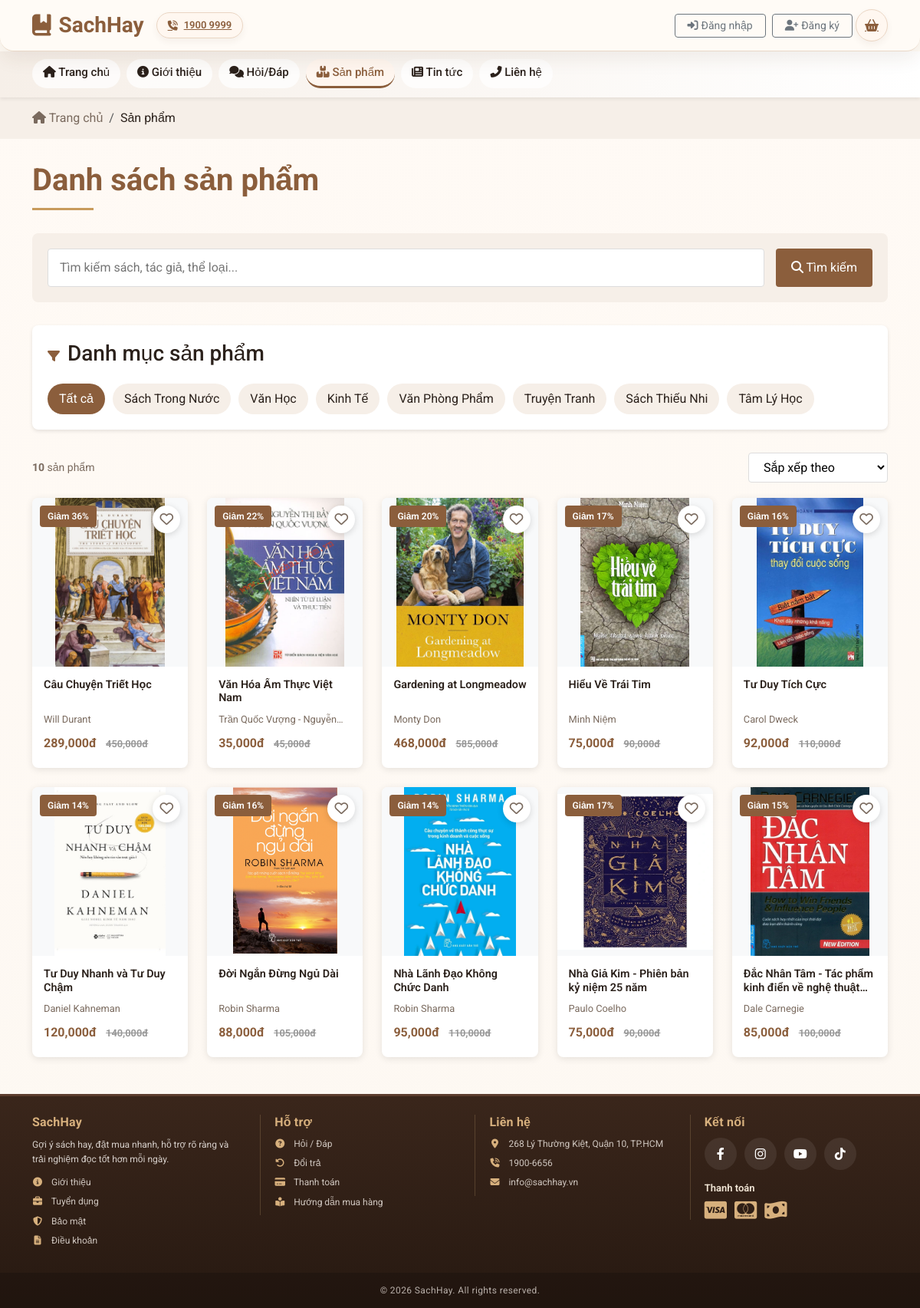
Page /index.php?url=product on the committed database.
### tables this page shows
CREATE TABLE `category` (
  `category_id` int(11) NOT NULL,
  `category_name` varchar(100) NOT NULL,
  `description` text DEFAULT NULL
);

CREATE TABLE `product` (
  `product_id` int(11) NOT NULL,
  `title` varchar(255) NOT NULL,
  `publisher` varchar(100) DEFAULT NULL,
  `published_date` date DEFAULT NULL COMMENT 'Date the product was published.',
  `supplier` varchar(100) DEFAULT NULL,
  `description` text DEFAULT NULL,
  `year` int(11) DEFAULT NULL,
  `language` varchar(50) DEFAULT NULL,
  `pages` int(11) DEFAULT NULL COMMENT 'Number of pages in the product.',
  `product_type` varchar(50) DEFAULT NULL,
  `stock_quantity` int(11) NOT NULL,
  `price` decimal(12,2) NOT NULL,
  `old_price` decimal(12,2) DEFAULT NULL COMMENT 'The original price before discount. NULL if not on sale.',
  `weight` decimal(10,2) DEFAULT NULL,
  `dimensions` varchar(50) DEFAULT NULL COMMENT 'Physical dimensions of the product (e.g., 13 x 20.5 cm).',
  `size` varchar(255) DEFAULT NULL
);

CREATE TABLE `product_image` (
  `product_id` int(11) NOT NULL,
  `image_url` varchar(255) NOT NULL,
  `ordinal_number` int(11) DEFAULT NULL,
  `upload_date` datetime DEFAULT NULL
);

CREATE TABLE `author_of_product` (
  `product_id` int(11) NOT NULL,
  `author_name` varchar(50) NOT NULL
);

### app/controllers/ProductController.php (called while the page is built, shortened)
<?php
class ProductController extends Controller
{
    private $productModel;
    private $categoryModel;
    public function __construct()
    {
        $this->productModel = $this->model('ProductModel');
        $this->categoryModel = $this->model('CategoryModel');
    }
    public function index()
    {
        $search = trim($_GET['search'] ?? '');
        $category_id = $_GET['category'] ?? '';
        $sort = $_GET['sort'] ?? '';
        $page = isset($_GET['page']) ? (int)$_GET['page'] : 1;
        $limit = 12;
        $offset = ($page - 1) * $limit;
        $options = [
            'search' => $search,
            'category_id' => $category_id,
            'sort' => $sort,
            'limit' => $limit,
            'offset' => $offset
        ];
        $products = $this->productModel->getFilteredProducts($options);
        $totalProducts = $this->productModel->countFilteredProducts($options);
        $totalPages = ceil($totalProducts / $limit);
        $categories = $this->categoryModel->getAllCategories();
        $wishlistIds = [];
        $data = [
            'title' => 'Danh sách sản phẩm - ' . APP_NAME,
            'page' => 'product',
            'products' => $products,
            'categories' => $categories,
            'search' => $search,
            'selectedCategory' => $category_id,
            'selectedSort' => $sort,
            'currentPage' => $page,
            'totalPages' => $totalPages,
            'totalProducts' => $totalProducts,
            'wishlistIds' => $wishlistIds
        ];
        $this->view('product/index', $data);
    }
}

### app/core/App.php (called while the page is built, shortened)
<?php
class App {
    protected $method = "index";
    public function __construct() {
        $url = $this->parseURL();
        if(isset($url[0]) && !empty($url[0])) {
            $controllerFile = APP_ROOT . '/controllers/' . ucfirst($url[0]) . 'Controller.php';
            if(file_exists($controllerFile)) {
                unset($url[0]);
            } else {
                $this->redirectToLanding();
                return;
            }
        }
        $this->controller = new $this->controller;
        $this->params = $url ? array_values($url) : [];
        call_user_func_array([$this->controller, $this->method], $this->params);
    }
    private function parseURL() {
        if(isset($_GET["url"])) {
            return explode('/', filter_var(rtrim($_GET['url'], '/'), FILTER_SANITIZE_URL));
        }
        return [];
    }
}

### public/index.php (called while the page is built, shortened)
<?php
$app = new App();

### app/models/ProductModel.php (called while the page is built, shortened)
<?php
class ProductModel extends DB
{
  public function getFilteredProducts($options = [])
  {
    $sort = $options['sort'] ?? '';
    $limit = $options['limit'] ?? 12;
    $offset = $options['offset'] ?? 0;
    $sql = "SELECT
                p.*,
                pi.image_url,
                aop.author_name as author
            FROM product p
            LEFT JOIN (
                SELECT product_id, image_url
                FROM product_image
                GROUP BY product_id
            ) AS pi ON p.product_id = pi.product_id
            LEFT JOIN author_of_product aop ON p.product_id = aop.product_id
            LEFT JOIN category_product cp ON p.product_id = cp.product_id";
    $params = [];
    $whereClauses = [];
    $sql .= " GROUP BY p.product_id";
    $orderClause = " ORDER BY p.product_id DESC";
    $sql .= $orderClause;
    $sql .= " LIMIT " . (int)$limit . " OFFSET " . (int)$offset;
    $result = $this->query($sql, $params);
    return $result->fetchAll(PDO::FETCH_ASSOC);
  }
  public function countFilteredProducts($options = [])
  {
    $search = $options['search'] ?? '';
    $sql = "SELECT COUNT(DISTINCT p.product_id) as total
            FROM product p
            LEFT JOIN author_of_product aop ON p.product_id = aop.product_id
            LEFT JOIN category_product cp ON p.product_id = cp.product_id";
    $params = [];
    $whereClauses = [];
    $result = $this->query($sql, $params);
    return $result->fetch(PDO::FETCH_ASSOC)['total'] ?? 0;
  }
}

### app/core/DB.php (called while the page is built, shortened)
<?php
class DB
{
    public $con;
    public function __construct()
    {
        $this->host = DB_HOST;
        $this->username = DB_USER;
        $this->password = DB_PASS;
        $this->dbname = DB_NAME;
        $this->port = DB_PORT;
        try {
            $this->con = new PDO(
                "mysql:host={$this->host};port={$this->port};dbname={$this->dbname};charset=utf8mb4",
                $this->username,
                $this->password,
                [
                    PDO::ATTR_ERRMODE => PDO::ERRMODE_EXCEPTION,
                    PDO::ATTR_DEFAULT_FETCH_MODE => PDO::FETCH_ASSOC,
                    PDO::ATTR_EMULATE_PREPARES => false
                ]
            );
        } catch (PDOException $e) {
            die("Connection failed: " . $e->getMessage());
        }
    }
    public function query($sql, $params = [])
    {
        $stmt = $this->con->prepare($sql);
        $stmt->execute($params);
        return $stmt;
    }
}

### app/models/CategoryModel.php (called while the page is built, shortened)
<?php
class CategoryModel extends DB
{
  public function getAllCategories()
  {
    $sql = "SELECT * FROM category";
    $result = $this->query($sql);
    return $result->fetchAll(PDO::FETCH_ASSOC);
  }
}

### app/views/product/index.php (the view, shortened to what this page needs)
<?php require_once APP_ROOT . '/views/components/header.php'; ?>
<?php
$products = $products ?? [];
$categories = $categories ?? [];
$wishlistIds = $wishlistIds ?? [];
$search = $search ?? '';
$selectedCategory = $selectedCategory ?? '';
$totalProducts = $totalProducts ?? 0;
?>
<div class="breadcrumb-section">
    <div class="container">
        <nav aria-label="breadcrumb">
            <ol class="breadcrumb">
                <li class="breadcrumb-item"><a href="<?= BASE_URL ?>"><i class="fas fa-home"></i> Trang chủ</a></li>
                <li class="breadcrumb-item active" aria-current="page">Sản phẩm</li>
            </ol>
        </nav>
    </div>
</div>
<div class="container">
    <h1 class="page-title">Danh sách sản phẩm</h1>
    <div class="search-section">
        <form method="GET" action="<?= BASE_URL ?>product" class="search-form">
            <div class="search-input">
                <input type="text"
                    name="search"
                    placeholder="Tìm kiếm sách, tác giả, thể loại..."
                    value="<?= htmlspecialchars($search ?? '') ?>">
            </div>
            <button type="submit" class="btn" style="background-color: var(--sachhay-red); color: white; border: none; padding: 8px 20px; border-radius: 4px;">
                <i class="fas fa-search"></i> Tìm kiếm
            </button>
        </form>
    </div>
    <div class="filter-section">
        <div class="filter-title">
            <i class="fas fa-filter"></i>
            <h3>Danh mục sản phẩm</h3>
        </div>
        <div class="category-filter">
            <a href="?category=all" class="category-btn <?= $selectedCategory == 'all' || $selectedCategory == '' ? 'active' : '' ?>">Tất cả</a>
            <?php foreach ($categories as $cat):
            ?>
                <a href="?category=<?= $cat['category_id'] ?>" class="category-btn <?= $selectedCategory == $cat['category_id'] ? 'active' : '' ?>">
                    <?= htmlspecialchars($cat['category_name']) ?>
                </a>
            <?php endforeach;
            ?>
        </div>
    </div>
    <div class="sort-section">
        <div class="results-info">
            <strong><?= $totalProducts ?></strong> sản phẩm
        </div>
        <div class="sort-options">
            <select name="sort" id="sortSelect" onchange="handleSortChange(this.value)">
                <option value="">Sắp xếp theo</option>
            </select>
        </div>
    </div>
    <?php if (!empty($products)):
    ?>
        <div class="product-grid">
            <?php foreach ($products as $product):
                $isDiscounted = isset($product['old_price']) && $product['old_price'] > $product['price'];
                $discountPercentage = $isDiscounted ? round(100 - ($product['price'] / $product['old_price']) * 100) : 0;
                $isInWishlist = in_array($product['product_id'], $wishlistIds);
            ?>
                <a href="<?= BASE_URL ?>product/detail/<?= $product['product_id'] ?>" class="product-card">
                    <?php if ($isDiscounted):
                    ?>
                        <div class="product-badge">Giảm <?= $discountPercentage ?>%</div>
                    <?php endif;
                    ?>
                    <button class="btn-wishlist <?= $isInWishlist ? 'active' : '' ?>"
                        data-product-id="<?= $product['product_id'] ?>"
                        onclick="event.preventDefault(); toggleWishlist(this);"
                        title="<?= $isInWishlist ? 'Xóa khỏi yêu thích' : 'Thêm vào yêu thích' ?>">
                        <i class="<?= $isInWishlist ? 'fas' : 'far' ?> fa-heart"></i>
                    </button>
                    <div class="product-image">
                        <img src="<?= BASE_URL . $product['image_url'] ?>" alt="<?= htmlspecialchars($product['title']) ?>">
                    </div>
                    <div class="product-info">
                        <h3 class="product-title"><?= htmlspecialchars($product['title']) ?></h3>
                        <div class="product-author"><?= htmlspecialchars($product['author']) ?></div>
                        <div class="product-price">
                            <?= number_format($product['price']) ?>đ
                            <?php if ($isDiscounted):
                            ?>
                                <span class="product-old-price"><?= number_format($product['old_price']) ?>đ</span>
                            <?php endif;
                            ?>
                        </div>
                    </div>
                </a>
            <?php endforeach;
            ?>
        </div>
    <?php endif;
    ?>
</div>
<?php require_once APP_ROOT . '/views/components/footer.php'; ?>

### app/views/components/header.php (style rules this page uses)
:root { --sachhay-red: #8B5E3C; --sachhay-orange: #C89B5C; --sachhay-dark: #2B211B; --sachhay-gray: #7A6A5E; --sachhay-light-gray: #F6EFE8; --page-bg: #FDF8F2; --card-bg: #FFF9F3; --warm-border: #E5D3C2; }
body { font-family: 'Roboto', sans-serif; color: var(--sachhay-dark); background: linear-gradient(180deg, #fffaf5 0%, var(--page-bg) 100%); }

### app/views/product/index.php (style rules this page uses)
.breadcrumb-section { background-color: var(--sachhay-light-gray); padding: 15px 0; margin-bottom: 30px; }
.breadcrumb { background: none; margin-bottom: 0; padding: 0; }
.breadcrumb-item a { color: var(--sachhay-gray); text-decoration: none; }
.breadcrumb-item.active { color: var(--sachhay-dark); }
.page-title { color: var(--sachhay-red); font-weight: 700; margin-bottom: 30px; position: relative; padding-bottom: 15px; }
.page-title::after { content: ''; position: absolute; bottom: 0; left: 0; width: 80px; height: 3px; background-color: var(--sachhay-orange); }
.search-section { background-color: var(--sachhay-light-gray); padding: 20px; border-radius: 8px; margin-bottom: 30px; }
.search-form { display: flex; gap: 15px; }
.search-input { flex: 1; position: relative; }
.search-input input { width: 100%; padding: 12px 45px 12px 15px; border: 1px solid #ddd; border-radius: 4px; font-size: 16px; }
.filter-section { background-color: white; padding: 20px; border-radius: 8px; box-shadow: 0 2px 5px rgba(0, 0, 0, 0.1); margin-bottom: 30px; }
.filter-title { font-weight: 600; color: var(--sachhay-dark); margin-bottom: 15px; display: flex; align-items: center; }
.filter-title i { margin-right: 10px; color: var(--sachhay-red); }
.category-filter { display: flex; flex-wrap: wrap; gap: 10px; }
.category-btn { padding: 8px 15px; background-color: var(--sachhay-light-gray); border: none; border-radius: 20px; color: var(--sachhay-dark); cursor: pointer; transition: all 0.3s; text-decoration: none; }
.category-btn:hover, .category-btn.active { background-color: var(--sachhay-red); color: white; }
.sort-section { display: flex; justify-content: space-between; align-items: center; margin-bottom: 20px; flex-wrap: wrap; gap: 15px; }
.results-info { color: var(--sachhay-gray); font-size: 14px; }
.sort-options select { padding: 8px 15px; border: 1px solid #ddd; border-radius: 4px; background-color: white; }
.product-grid { display: grid; grid-template-columns: repeat(auto-fill, minmax(200px, 1fr)); gap: 25px; margin-bottom: 40px; }
.product-card { background: white; border-radius: 8px; overflow: hidden; box-shadow: 0 2px 10px rgba(0, 0, 0, 0.1); transition: transform 0.3s, box-shadow 0.3s; text-decoration: none; color: inherit; position: relative; }
.product-badge { position: absolute; top: 10px; left: 10px; background-color: var(--sachhay-red); color: white; padding: 5px 10px; border-radius: 4px; font-size: 12px; font-weight: 600; z-index: 10; }
.btn-wishlist { position: absolute; top: 10px; right: 10px; width: 36px; height: 36px; border-radius: 50%; background-color: white; border: none; color: var(--sachhay-gray); font-size: 1.1rem; cursor: pointer; box-shadow: 0 2px 8px rgba(0, 0, 0, 0.15); transition: all 0.3s; display: flex; align-items: center; justify-content: center; z-index: 15; }
.product-image { height: 220px; background-color: #f8f9fa; display: flex; align-items: center; justify-content: center; overflow: hidden; }
.product-image img { max-width: 100%; max-height: 100%; object-fit: contain; }
.product-info { padding: 15px; }
.product-title { font-weight: 600; margin-bottom: 8px; font-size: 0.9rem; display: -webkit-box; -webkit-line-clamp: 2; line-clamp: 2; -webkit-box-orient: vertical; overflow: hidden; height: 2.5em; line-height: 1.2em; }
.product-author { color: var(--sachhay-gray); font-size: 0.8rem; margin-bottom: 10px; display: -webkit-box; -webkit-line-clamp: 1; line-clamp: 1; -webkit-box-orient: vertical; overflow: hidden; }
.product-price { color: var(--sachhay-red); font-weight: 700; font-size: 1rem; margin-bottom: 5px; }
.product-old-price { color: #999; text-decoration: line-through; font-size: 0.8rem; margin-left: 8px; }

### rows in the picture
category: category_name "Sách Trong Nước"
category: category_name "Văn Học"
category: category_name "Kinh Tế"
category: category_name "Văn Phòng Phẩm"
category: category_name "Truyện Tranh"
category: category_name "Sách Thiếu Nhi"
category: category_name "Tâm Lý Học"
product: discountPercentage "36", product_image.image_url (picture), title "Câu Chuyện Triết Học", author_of_product.author_name "Will Durant", price "289,000", old_price "450,000"
product: discountPercentage "22", product_image.image_url (picture), title "Văn Hóa Ẩm Thực Việt Nam", author_of_product.author_name "Trần Quốc Vượng -…", price "35,000", old_price "45,000"
product: discountPercentage "20", product_image.image_url (picture), title "Gardening at Longmeadow", author_of_product.author_name "Monty Don", price "468,000", old_price "585,000"
product: discountPercentage "17", product_image.image_url (picture), title "Hiểu Về Trái Tim", author_of_product.author_name "Minh Niệm", price "75,000", old_price "90,000"
product: discountPercentage "16", product_image.image_url (picture), title "Tư Duy Tích Cực", author_of_product.author_name "Carol Dweck", price "92,000", old_price "110,000"
product: discountPercentage "14", product_image.image_url (picture), title "Tư Duy Nhanh và Tư Duy Chậm", author_of_product.author_name "Daniel Kahneman", price "120,000", old_price "140,000"
product: discountPercentage "16", product_image.image_url (picture), title "Đời Ngắn Đừng Ngủ Dài", author_of_product.author_name "Robin Sharma", price "88,000", old_price "105,000"
product: discountPercentage "14", product_image.image_url (picture), title "Nhà Lãnh Đạo Không Chức Danh", author_of_product.author_name "Robin Sharma", price "95,000", old_price "110,000"
product: discountPercentage "17", product_image.image_url (picture), title "Nhà Giả Kim - Phiên bản kỷ niệm 25 năm", author_of_product.author_name "Paulo Coelho", price "75,000", old_price "90,000"
product: discountPercentage "15", product_image.image_url (picture), title "Đắc Nhân Tâm - Tác phẩm kinh điển về nghệ…", author_of_product.author_name "Dale Carnegie", price "85,000", old_price "100,000"

### other values in the picture
$totalProducts "10"
APP_NAME "SachHay"
